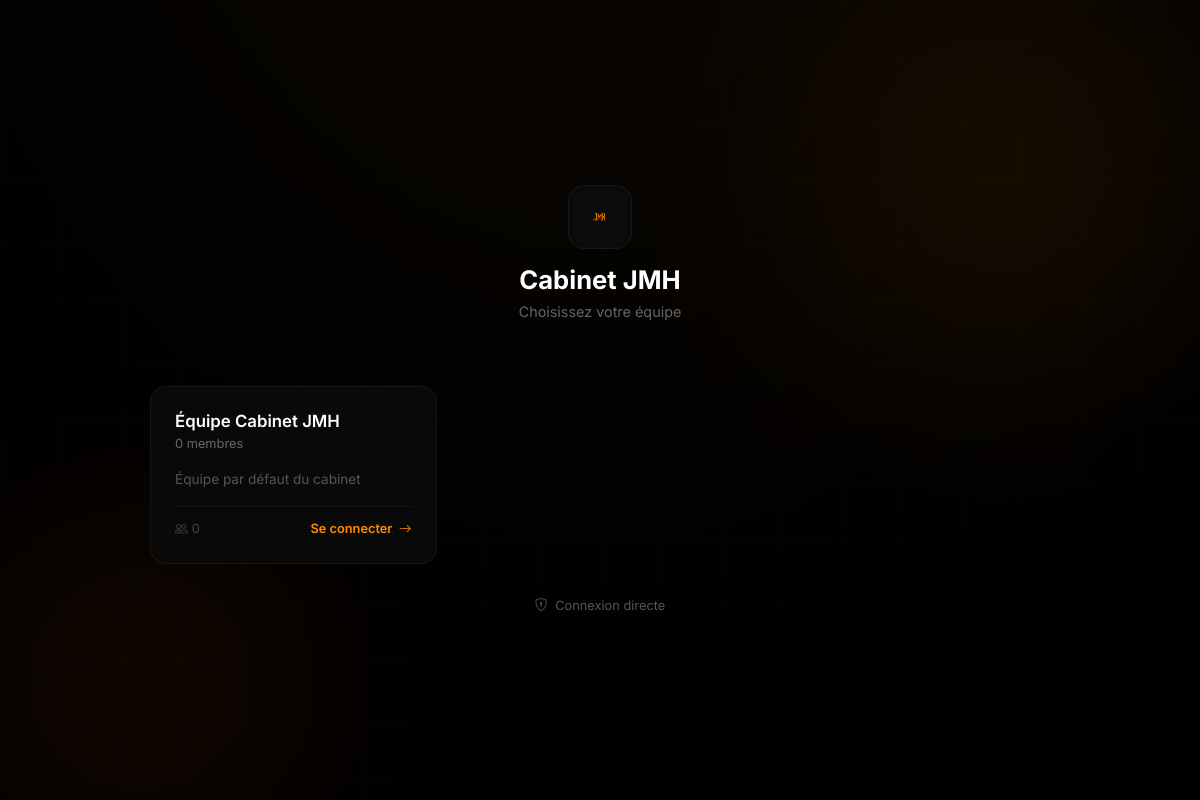
The page /team-select on the database as committed earlier.
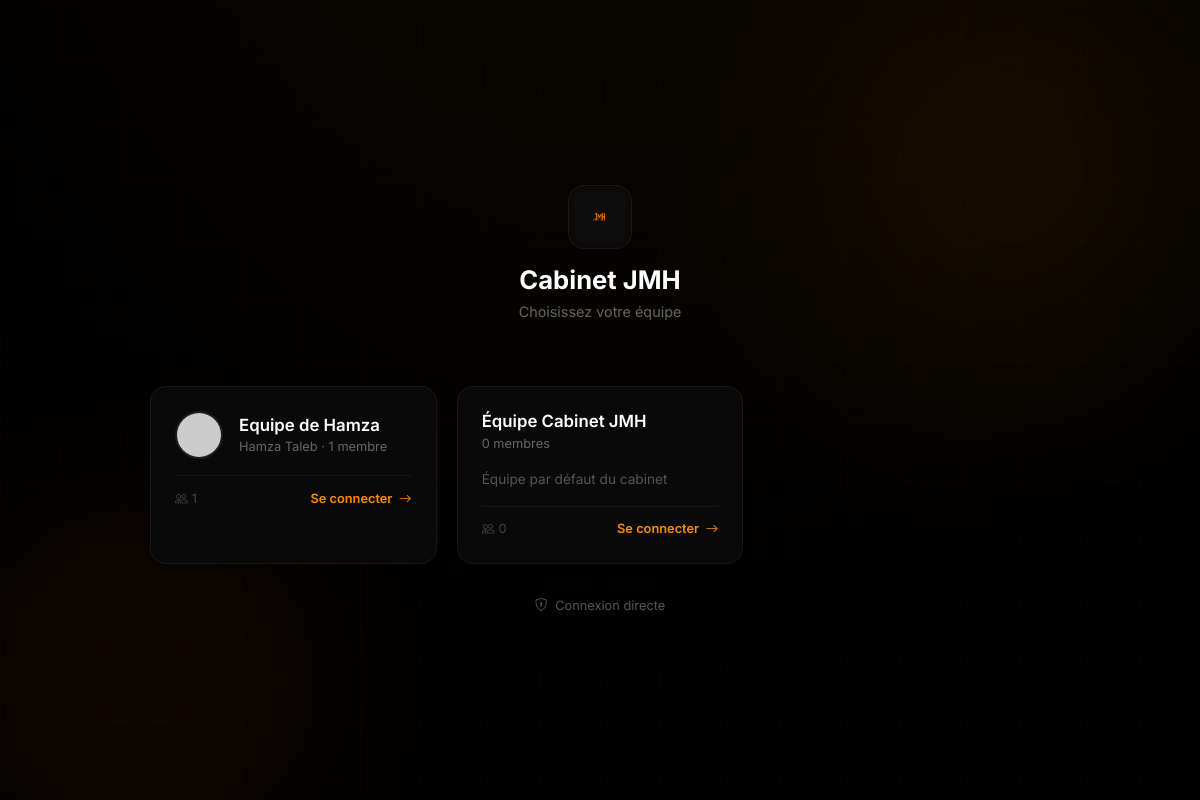
The same page on the database as committed later.
### app/models.py (models this page shows, shortened)
class Equipe(db.Model):
    __tablename__ = 'equipes'
    id = db.Column(db.Integer, primary_key=True)
    nom = db.Column(db.String(120), nullable=False)
    description = db.Column(db.Text, nullable=True)
    couleur = db.Column(db.String(20), default='#E07A5F')  # terracotta par défaut
    icon = db.Column(db.String(50), default='bi-people')  # bootstrap icon class
    manager_id = db.Column(db.Integer, db.ForeignKey('users.id'), nullable=True)
    date_creation = db.Column(db.DateTime, default=datetime.utcnow)
    equipe_email = db.Column(db.String(200), nullable=True)  # e.g. equipe-compta@ton-domaine.com
    manager = db.relationship('User', foreign_keys=[manager_id], backref='equipe_dirigee')
    membres = db.relationship('User', foreign_keys='User.equipe_id', backref='equipe', lazy='dynamic')
    def nb_membres(self):
        return self.membres.filter_by(actif=True).count()

class User(UserMixin, db.Model):
    __tablename__ = 'users'
    id = db.Column(db.Integer, primary_key=True)
    email = db.Column(db.String(120), unique=True, nullable=False, index=True)
    password_hash = db.Column(db.String(256), nullable=False)
    nom = db.Column(db.String(80), nullable=False)
    prenom = db.Column(db.String(80), nullable=False)
    photo_profil = db.Column(db.String(200), default='default.png')
    photo_data = db.Column(db.LargeBinary, nullable=True)
    photo_mimetype = db.Column(db.String(50), nullable=True)
    role = db.Column(db.String(20), nullable=False, default='membre')  # admin | manager | membre
    equipe_id = db.Column(db.Integer, db.ForeignKey('equipes.id'), nullable=True)
    poste = db.Column(db.String(120))  # e.g., "Comptable", "Auditeur"
    telephone = db.Column(db.String(20))
    actif = db.Column(db.Boolean, default=True)
    date_arrivee = db.Column(db.Date, default=date.today)
    date_creation = db.Column(db.DateTime, default=datetime.utcnow)
    dossiers_assignes = db.relationship('Dossier', backref='collaborateur', lazy='dynamic')
    taches_assignees = db.relationship('Tache', foreign_keys='Tache.assigne_a', backref='assigne', lazy='dynamic')
    taches_creees = db.relationship('Tache', foreign_keys='Tache.cree_par', backref='createur', lazy='dynamic')
    notifications = db.relationship('Notification', backref='user', lazy='dynamic', order_by='desc(Notification.date_envoi)')
    commentaires = db.relationship('CommentaireTache', backref='user', lazy='dynamic')
    performances = db.relationship('Performance', backref='user', lazy='dynamic')
    def photo_display_src(self):
        try:
            if self.photo_data:
                from flask import url_for
                return url_for('user_photo', user_id=self.id)
            if self.photo_profil and self.photo_profil != 'default.png':
                import os
                from flask import current_app
                photo_path = os.path.join(current_app.static_folder, 'uploads', self.photo_profil)
                if os.path.exists(photo_path):
                    return '/static/uploads/' + self.photo_profil
        except Exception:
            pass
        try:
            name = f"{self.prenom or ''} {self.nom or ''}".strip()
            encoded = name.replace(' ', '+')
            return f"https://ui-avatars.com/api/?name={encoded}&background=FF8C00&color=fff&size=128&font-size=0.5&bold=true"
        except Exception:
            pass
        return None

### app/routes.py (the view)
@app.route('/team-select')
def team_select():
    equipes = Equipe.query.order_by(Equipe.nom).all()
    return render_template('team_select.html', equipes=equipes)

### app/__init__.py (called while the page is built)
@app.before_request
def reconnect_db_on_ssl_error():
    from sqlalchemy.exc import OperationalError
    try:
        db.session.execute(db.text("SELECT 1"))
    except OperationalError:
        db.session.rollback()
        try:
            db.session.execute(db.text("SELECT 1"))
        except Exception:
            pass
    except Exception:
        db.session.rollback()

### templates/team_select.html (shortened to what this page needs)
<!DOCTYPE html>
<html lang="fr">
<head>
    <link href="https://cdn.jsdelivr.net/npm/bootstrap@5.3.2/dist/css/bootstrap.min.css" rel="stylesheet">
    <link rel="stylesheet" href="https://cdn.jsdelivr.net/npm/bootstrap-icons@1.11.1/font/bootstrap-icons.css">
</head>
<body>
    <div class="orb orb-1"></div>
    <div class="orb orb-2"></div>
    <div class="grid-overlay"></div>
    <div class="container-main">
        <div class="header">
            <img src="{{ url_for('static', filename='img/logo-jmh.png') }}" alt="Cabinet JMH" onerror="this.style.display='none'">
            <h1>Cabinet JMH</h1>
            <p>Choisissez votre équipe</p>
        </div>
        <div class="teams-grid">
            {% for equipe in equipes %}
            <div class="team-card" onclick="window.location.href='{{ url_for('login', equipe=equipe.id) }}'">
                <div class="team-card-header">
                    {% if equipe.manager %}
                    {% set eq_photo = equipe.manager.photo_display_src() %}
                    {% if eq_photo %}
                    <img src="{{ eq_photo }}" alt="" class="team-avatar">
                    {% else %}
                    <div class="team-avatar"><i class="bi bi-person-fill"></i></div>
                    {% endif %}
                    {% endif %}
                    <div class="team-info">
                        <h3>{{ equipe.nom }}</h3>
                        <div class="meta">
                            {% if equipe.manager %}{{ equipe.manager.prenom }} {{ equipe.manager.nom }} · {% endif %}
                            {{ equipe.nb_membres() }} membre{% if equipe.nb_membres() != 1 %}s{% endif %}
                        </div>
                    </div>
                </div>
                {% if equipe.description %}
                <div class="team-desc">{{ equipe.description[:100] }}</div>
                {% endif %}
                <div class="team-footer">
                    <span style="font-size:0.8rem;color:#444;"><i class="bi bi-people me-1"></i>{{ equipe.nb_membres() }}</span>
                    <span class="enter-btn">Se connecter <i class="bi bi-arrow-right"></i></span>
                </div>
            </div>
            {% endfor %}
        </div>
        {% if equipes %}
        <a href="{{ url_for('login') }}" class="back-link"><i class="bi bi-shield-lock me-1"></i> Connexion directe</a>
        {% endif %}
    </div>
</body>
</html>

### templates/team_select.html (style rules this page uses)
* { margin: 0; padding: 0; box-sizing: border-box; }
body { font-family: 'Inter', sans-serif; background: #000; min-height: 100vh; overflow-x: hidden; }
body::before { content: ''; position: fixed; inset: -50%; background: radial-gradient(ellipse at 50% 0%, rgba(255,140,0,0.05) 0%, transparent 50%); animation: bgShift 25s ease-in-out infinite alternate; pointer-events: none; }
.orb { position: fixed; border-radius: 50%; filter: blur(100px); pointer-events: none; z-index: 0; opacity: 0.1; }
.orb-1 { width: 500px; height: 500px; background: radial-gradient(circle, #FF8C00, transparent); top: -10%; right: -5%; animation: orbFloat1 25s ease-in-out infinite; }
.orb-2 { width: 400px; height: 400px; background: radial-gradient(circle, #FF6B00, transparent); bottom: -10%; left: -5%; animation: orbFloat2 30s ease-in-out infinite reverse; }
.container-main { position: relative; z-index: 1; min-height: 100vh; display: flex; flex-direction: column; align-items: center; justify-content: center; padding: 3rem 1.5rem; animation: fadeIn 0.8s cubic-bezier(0.16, 1, 0.3, 1); }
.header { text-align: center; margin-bottom: 3rem; }
.header img { width: 64px; height: 64px; border-radius: 16px; background: #0a0a0a; padding: 4px; border: 1px solid rgba(255,255,255,0.06); margin-bottom: 1rem; }
.header h1 { font-weight: 700; font-size: 1.6rem; color: #fff; margin-bottom: 0.3rem; }
.header p { color: #666; font-size: 0.9rem; }
.teams-grid { display: grid; grid-template-columns: repeat(auto-fill, minmax(280px, 1fr)); gap: 1.25rem; max-width: 900px; width: 100%; }
.team-card { background: rgba(10,10,10,0.9); border: 1px solid rgba(255,255,255,0.06); border-radius: 16px; padding: 1.5rem; cursor: pointer; transition: all 0.3s cubic-bezier(0.16, 1, 0.3, 1); animation: cardIn 0.6s ease backwards; }
.team-card:nth-child(1) { animation-delay: 0.05s; }
.team-card:nth-child(2) { animation-delay: 0.1s; }
.team-card-header { display: flex; align-items: center; gap: 1rem; margin-bottom: 1rem; }
.team-avatar { width: 48px; height: 48px; border-radius: 50%; border: 2px solid rgba(255,255,255,0.08); object-fit: cover; background: #0a0a0a; display: flex; align-items: center; justify-content: center; font-size: 1.2rem; color: #fff; }
.team-info h3 { font-size: 1.05rem; font-weight: 600; color: #fff; margin-bottom: 0.15rem; }
.team-info .meta { font-size: 0.8rem; color: #666; }
.team-desc { font-size: 0.85rem; color: #555; margin-bottom: 1rem; line-height: 1.5; }
.team-footer { display: flex; justify-content: space-between; align-items: center; padding-top: 0.8rem; border-top: 1px solid rgba(255,255,255,0.05); }
.enter-btn { font-size: 0.8rem; font-weight: 600; color: #FF8C00; display: flex; align-items: center; gap: 0.4rem; transition: gap 0.3s ease; }
.back-link { margin-top: 2rem; color: #555; text-decoration: none; font-size: 0.8rem; transition: color 0.2s; }

Rows that differ between the two databases and show on the page:
added Equipe: nom "Equipe de Hamza", manager.prenom "Hamza", manager.nom "Taleb", nb_membres "1"
